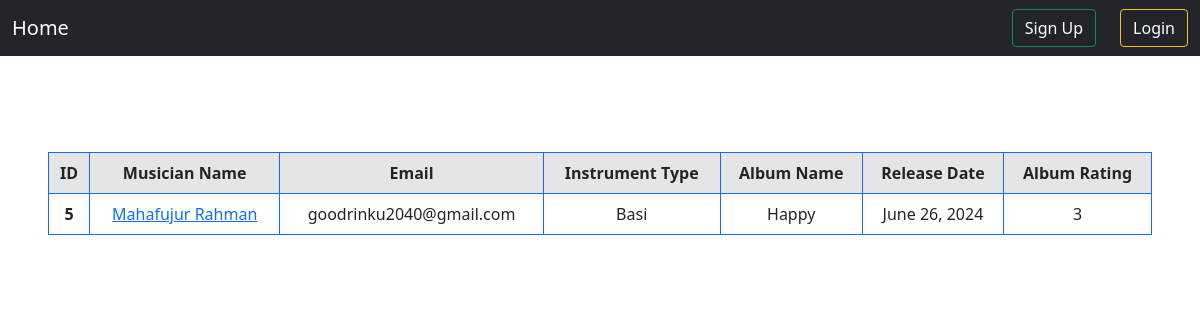
Before: / with the older database file.
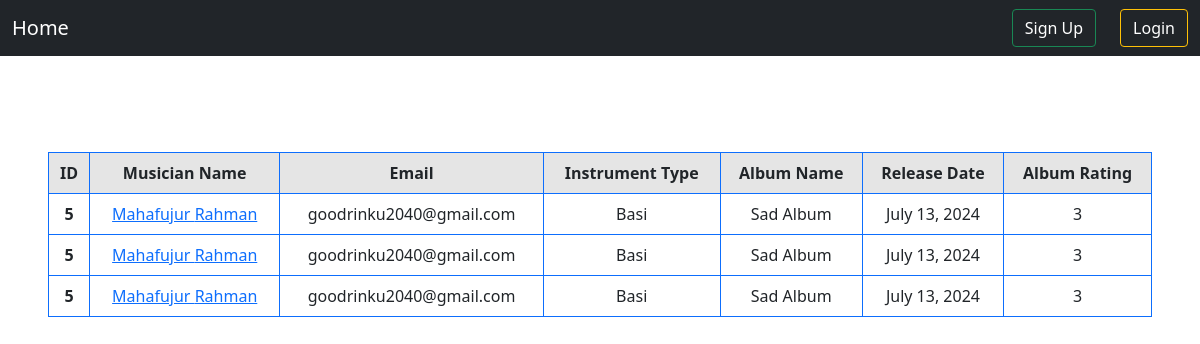
After: the same page with the newer database file.
### musician/models.py (models this page shows, shortened)
class Musician(models.Model):
    first_name = models.CharField(max_length=100)
    last_name = models.CharField(max_length=100)
    email = models.EmailField()
    phone_number = models.CharField(max_length=12)
    instrument_type = models.CharField(max_length=100)

### albumb/models.py (models this page shows, shortened)
class Albumb(models.Model):
    RATING_CHOICES = [
        ('1', '1'),
        ('2', '2'),
        ('3', '3'),
        ('4', '4'),
        ('5', '5'),
    ]
    musician = models.ForeignKey(Musician, on_delete=models.CASCADE, related_name='albumbs')
    albumb_name = models.CharField(max_length=100)
    release_date = models.DateField()
    rating = models.CharField(max_length=1,choices=RATING_CHOICES)

### musician/views.py (the view)
# urls.py: path('', views.MusicianListView.as_view(), name="homepage"),
class MusicianListView(ListView):
    model = models.Musician
    template_name = 'home.html'
    context_object_name = 'musicians'

### templates/home.html (shortened to what this page needs)
{% extends 'base.html' %}
{% load crispy_forms_tags %}
{% block content %}
<div class="mx-5 pt-5 position-relative justify-content-center text-center">
  <table class="table table-bordered border-primary">
    <thead>
      <tr class="table-active">
        <th scope="col">ID</th>
        <th scope="col">Musician Name</th>
        <th scope="col">Email</th>
        <th scope="col">Instrument Type</th>
        <th scope="col">Album Name</th>
        <th scope="col">Release Date</th>
        <th scope="col">Album Rating</th>
      </tr>
    </thead>
    <tbody>
      {% for musician in musicians %}
        {% for albumb in musician.albumbs.all %}
          <tr>
            <th scope="row">{{ musician.id }}</th>
            <td><a href="{% url 'musician_edit' musician.id %}">{{ musician.first_name }} {{ musician.last_name }}</a></td>
            <td>{{ musician.email }}</td>
            <td>{{ musician.instrument_type }}</td>
            <td>{{ albumb.albumb_name }}</td>
            <td>{{ albumb.release_date }}</td>
            <td>{{ albumb.rating }}</td>
          </tr>
        {% endfor %}
      {% endfor %}
    </tbody>
  </table>
</div>
{% endblock content %}

### templates/base.html (shortened to what this page needs)
<!DOCTYPE html>
<html lang="en">
  <head>
    <link
      href="https://cdn.jsdelivr.net/npm/bootstrap@5.0.2/dist/css/bootstrap.min.css"
      rel="stylesheet"
    />
    <link rel="stylesheet" href="https://cdnjs.cloudflare.com/ajax/libs/font-awesome/6.5.2/css/all.min.css" />
  </head>
  <body>
    <nav class="navbar navbar-expand-lg navbar-dark bg-dark">
      <div class="container-fluid">
        <a class="navbar-brand" href="{% url 'homepage' %}">Home</a>
        <div class="collapse navbar-collapse" id="navbarSupportedContent">
          <form class="d-flex">
            {% if user.is_authenticated %}
                <a href="{% url 'profile'%}" class="btn btn-outline-success text-white mx-4" type="submit">Profile</a>
                <a href="{% url 'logout'%}" class="btn btn-outline-warning text-white" type="submit">Log Out</a>
                {% else %}
                <a href="{% url 'signup'%}" class="btn btn-outline-success text-white mx-4" type="submit">Sign Up</a>
                <a href="{% url 'login'%}" class="btn btn-outline-warning text-white" type="submit">Login</a>
            {% endif %}
          </form>
        </div>
      </div>
    </nav>
    <div class="mt-5">
        {% block content %}
        {% endblock %}
    </div>
  </body>
</html>

Changed rows visible on the page:
removed Albumb: {{ musician.id }} "5", {{ musician.first_name }} "Mahafujur", {{ musician.last_name }} "Rahman", {{ musician.email }} "goodrinku2040@gmail.com", {{ musician.instrument_type }} "Basi", albumb_name "Happy", release_date "June 26, 2024", rating "3"
added Albumb: {{ musician.id }} "5", {{ musician.first_name }} "Mahafujur", {{ musician.last_name }} "Rahman", {{ musician.email }} "goodrinku2040@gmail.com", {{ musician.instrument_type }} "Basi", albumb_name "Sad Album", release_date "July 13, 2024", rating "3"
added Albumb: {{ musician.id }} "5", {{ musician.first_name }} "Mahafujur", {{ musician.last_name }} "Rahman", {{ musician.email }} "goodrinku2040@gmail.com", {{ musician.instrument_type }} "Basi", albumb_name "Sad Album", release_date "July 13, 2024", rating "3"
added Albumb: {{ musician.id }} "5", {{ musician.first_name }} "Mahafujur", {{ musician.last_name }} "Rahman", {{ musician.email }} "goodrinku2040@gmail.com", {{ musician.instrument_type }} "Basi", albumb_name "Sad Album", release_date "July 13, 2024", rating "3"
